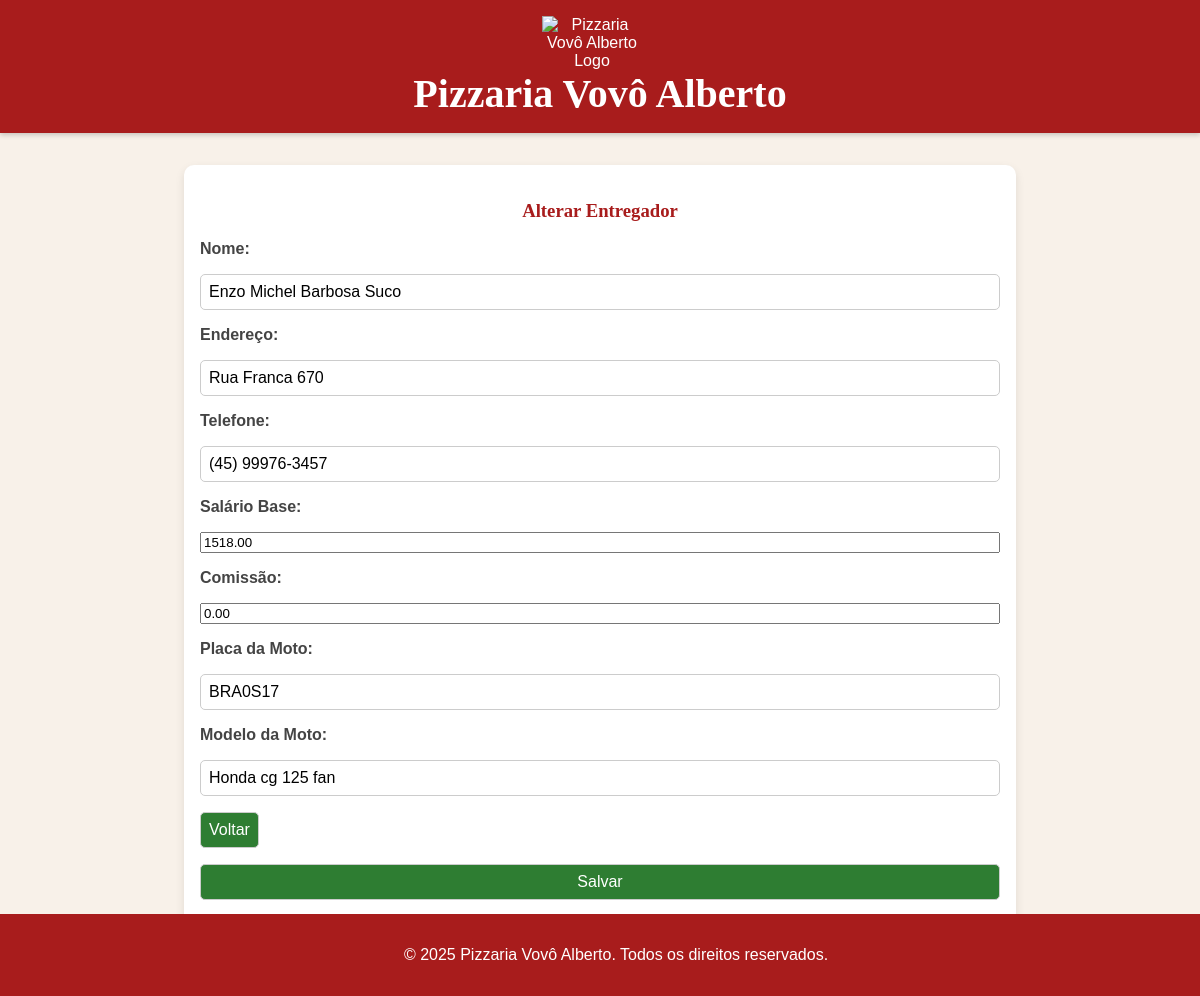
/view/entregadores/formEntregador.php?id=1, run on the app's committed database.
### tables this page shows
CREATE TABLE entregador (
    id INT AUTO_INCREMENT NOT NULL,
    nome VARCHAR(50) NOT NULL,
    endereco VARCHAR(100) NOT NULL,
    telefone VARCHAR(50) NOT NULL,
    salarioBase DECIMAL(10,2) NOT NULL,
    comissao DECIMAL(10,2) DEFAULT 0,
    placaMoto VARCHAR(7) NOT NULL,
    modeloMoto VARCHAR(30) NOT NULL,
    CONSTRAINT pk_entregador PRIMARY KEY (id)
);

### dao/EntregadorDAO.php (called while the page is built, shortened)
<?php
require_once(__DIR__ . '/../util/Connection.php');
require_once(__DIR__ . '/../model/Entregador.php');
class EntregadorDAO {
    private PDO $conexao;
    public function __construct() {
        $this->conexao = Connection::getConnection();
    }
    public function buscarPorId(int $id): ?Entregador {
        $sql = "SELECT * FROM entregador WHERE id = ?";
        $stm = $this->conexao->prepare($sql);
        $stm->execute([$id]);
        $result = $stm->fetchAll(PDO::FETCH_ASSOC);
        $entregadores = $this->map($result);
        return count($entregadores) > 0 ? $entregadores[0] : null;
    }
    public function map($resultado) {
        $entregadores = [];
        foreach ($resultado as $r) {
            $entregador = new Entregador();
            $entregador->setId($r['id']);
            $entregador->setNome($r['nome']);
            $entregador->setEndereco($r['endereco']);
            $entregador->setTelefone($r['telefone']);
            $entregador->setSalarioBase($r['salarioBase']);
            $entregador->setComissao($r['comissao']);
            $entregador->setPlacaMoto($r['placaMoto']);
            $entregador->setModeloMoto($r['modeloMoto']);
            $entregadores[] = $entregador;
        }
        return $entregadores;
    }
}
?>

### util/Connection.php (called while the page is built, shortened)
<?php
class Connection {
    private static $conn = null;
    public static function getConnection() {
        if(self::$conn == null) {
            try {
                $opcoes = array(
                    PDO::MYSQL_ATTR_INIT_COMMAND => "SET NAMES utf8",
                    PDO::ATTR_ERRMODE => PDO::ERRMODE_EXCEPTION,
                    PDO::ATTR_DEFAULT_FETCH_MODE => PDO::FETCH_ASSOC);
                $strConn = "mysql:host=" . DB_HOST . ";dbname=" . DB_NAME;
                self::$conn = new PDO($strConn, DB_USER, DB_PASSWORD, $opcoes);
            } catch(PDOException $e) {
                echo "Erro ao conectar na base de dados.<br>";
                print_r($e);
            }
        }
        return self::$conn;
    }
}

### controller/EntregadorController.php (called while the page is built, shortened)
<?php
require_once(__DIR__ . '/../model/Entregador.php');
require_once(__DIR__ . '/../dao/EntregadorDAO.php');
class EntregadorController {
    private ?EntregadorDAO $entregadorDAO;
    public function __construct() {
        $this->entregadorDAO = new EntregadorDAO();
    }
    public function buscarPorId(int $id): ?Entregador {
        return $this->entregadorDAO->buscarPorId($id);
    }
}
?>

### model/Entregador.php (called while the page is built, shortened)
<?php
class Entregador {
    private $nome;
    private $endereco;
    private $telefone;
    private $salarioBase;
    private $comissao;
    private $placaMoto;
    private $modeloMoto;
    function getNome(){
        return $this->nome;
    }
    function setNome($nome){
        $this->nome=$nome;
    }
    function getEndereco(){
        return $this->endereco;
    }
    function setEndereco($endereco){
        $this->endereco=$endereco;
    }
    function getTelefone(){
        return $this->telefone;
    }
    function setTelefone($telefone){
        $this->telefone=$telefone;
    }
    function getSalarioBase(){
        return $this->salarioBase;
    }
    function setSalarioBase($salarioBase){
        $this->salarioBase=$salarioBase;
    }
    function getComissao(){
        return $this->comissao;
    }
    function setComissao($comissao){
        $this->comissao=$comissao;
    }
    function getPlacaMoto(){
        return $this->placaMoto;
    }
    function setPlacaMoto($placaMoto){
        $this->placaMoto=$placaMoto;
    }
    function getModeloMoto(){
        return $this->modeloMoto;
    }
    function setModeloMoto($modeloMoto){
        $this->modeloMoto=$modeloMoto;
    }
}
?>

### view/entregadores/formEntregador.php (the view, shortened to what this page needs)
<?php
require_once(__DIR__ . "/../../controller/EntregadorController.php");
require_once(__DIR__ . "/../include/header.php");
$entregadorCont = new EntregadorController();
$id = isset($_GET['id']) ? (int) $_GET['id'] : null;
$entregador = $id ? $entregadorCont->buscarPorId($id) : new Entregador();
?>
<?php include_once(__DIR__ . "/../include/header.php"); ?>
<h3><?= $id ? 'Alterar' : 'Criar Novo' ?> Entregador</h3>
<form action="" method="post">
    <label for="nome">Nome:</label>
    <input type="text" name="nome" id="nome" value="<?= $entregador->getNome() ?? '' ?>">
    <label for="endereco">Endereço:</label>
    <input type="text" name="endereco" id="endereco" value="<?= $entregador->getEndereco() ?? '' ?>">
    <label for="telefone">Telefone:</label>
    <input type="text" name="telefone" id="telefone" maxlength=15 onkeyup="handlePhone(event)" value="<?= $entregador->getTelefone() ?? '' ?>">
    <label for="salarioBase">Salário Base:</label>
    <input type="number" name="salarioBase" id="salarioBase" value="<?= $entregador->getSalarioBase() ?? '' ?>">
    <label for="comissao">Comissão:</label>
    <input type="number" name="comissao" id="comissao" value="<?= $entregador->getComissao() ?? '' ?>">
    <label for="placaMoto">Placa da Moto:</label>
    <input type="text" name="placaMoto" id="placaMoto" value="<?= $entregador->getPlacaMoto() ?? '' ?>">
    <label for="modeloMoto">Modelo da Moto:</label>
    <input type="text" name="modeloMoto" id="modeloMoto" value="<?= $entregador->getModeloMoto() ?? '' ?>">
    <a href="../entregadores/listarEntregadores.php"><button type="button">Voltar</button></a>
    <input type="submit" value="Salvar">
</form>
</main>
</body>
<?php include_once(__DIR__ . "/../include/footer.php"); ?>

### css/styles.css (style rules this page uses)
body { font-family: 'Arial', sans-serif; background-color: #f8f1e9; margin: 0; padding: 0; background-image: url('https://www.transparenttextures.com/patterns/pizza.png'); background-size: cover; color: #333; }
h3 { color: #a81c1c; font-family: 'Georgia', serif; text-align: center; }
form { display: flex; flex-direction: column; gap: 1rem; }
label { font-weight: bold; color: #444; }
select, input[type="text"], input[type="submit"], button { padding: 0.5rem; border: 1px solid #ccc; border-radius: 5px; font-size: 1rem; }
input[type="submit"], button { background-color: #2e7d32; color: #fff; cursor: pointer; transition: background-color 0.3s; }
a { color: #2e7d32; text-decoration: none; }

### data on the page
entregador: nome "Enzo Michel Barbosa Suco", endereco "Rua Franca 670", telefone "(45) 99976-3457", salarioBase "1518.00", comissao "0.00", placaMoto "BRA0S17", modeloMoto "Honda cg 125 fan"
